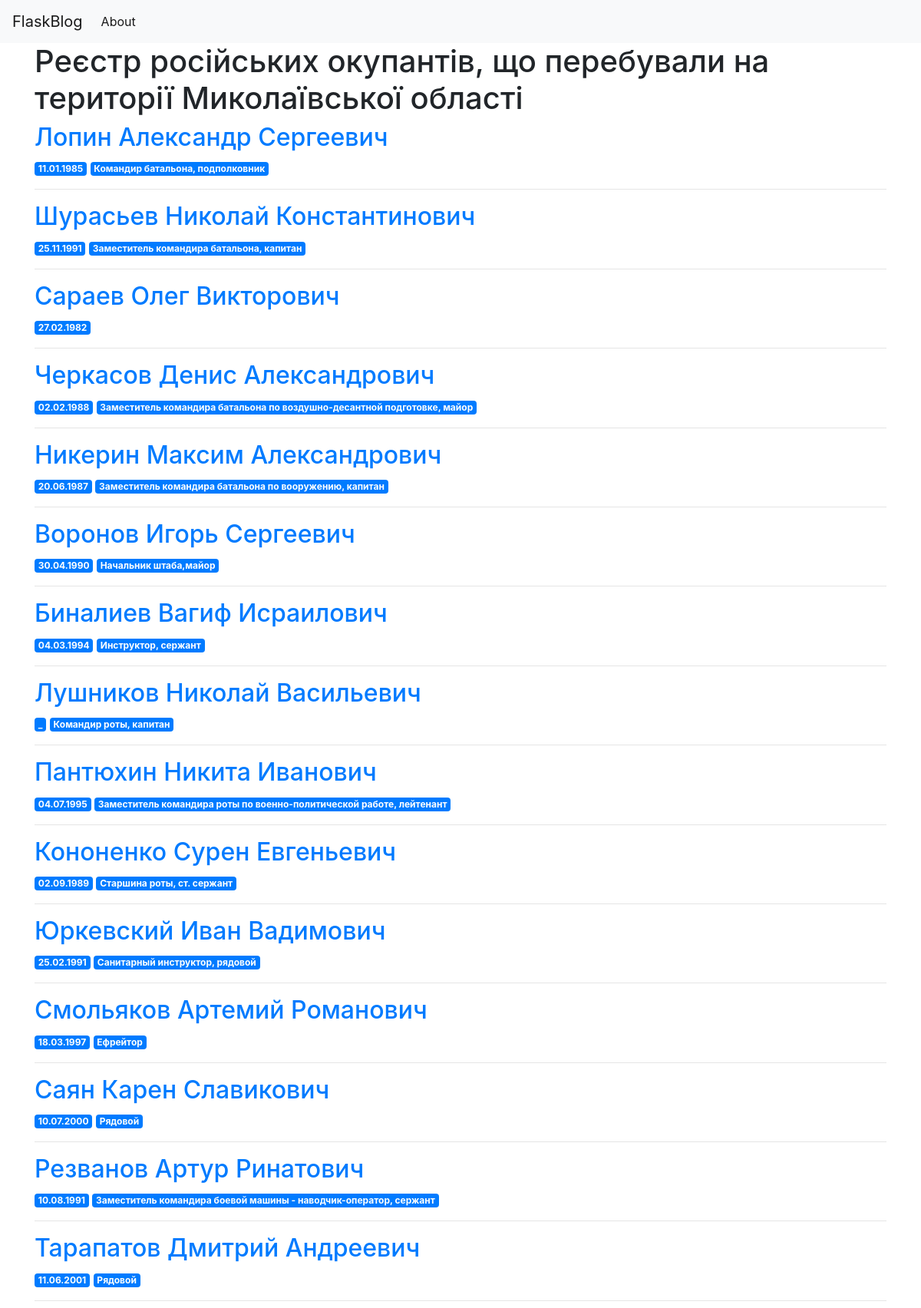
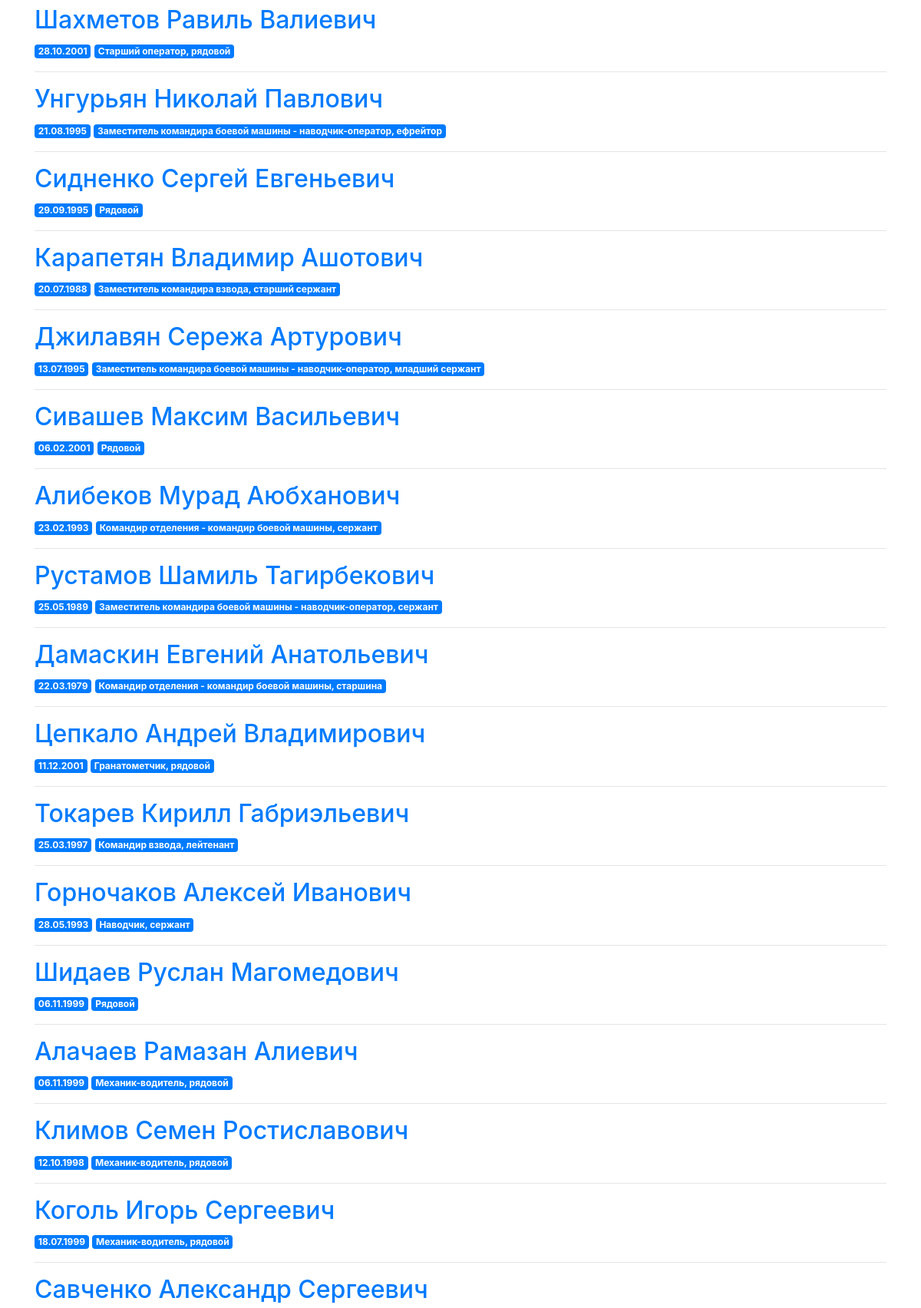
The page / (upper part) on the database its author committed (2 pictures, top to bottom).
### tables this page shows
CREATE TABLE posts (
        id INTEGER PRIMARY KEY AUTOINCREMENT,
        created TIMESTAMP NOT NULL DEFAULT CURRENT_TIMESTAMP,
        FIO TEXT,
        DOB TEXT,
        Position TEXT,
        Unit TEXT,
        Passport TEXT,
        Passport_Issue_Date TEXT,
        Issued_By TEXT,
        Taxpayer_Number TEXT,
        Social_Security_Number TEXT,
        Address TEXT,
        Phone_Number TEXT,
        Social_Media TEXT,
        Email TEXT,
        Status TEXT,
        Verified TEXT,
        Source TEXT,
        Image_File TEXT
    );

### app.py (the view)
@app.route('/')
def index():
    conn = get_db_connection()
    posts = conn.execute('SELECT * FROM posts').fetchall()
    conn.close()
    print(f"Template folder: {app.template_folder}")
    logging.debug(f"Static folder: {app.static_folder}")
    return render_template('index.html', posts=posts)

### app.py (called while the page is built)
def get_db_connection():
    conn = sqlite3.connect(db)
    conn.row_factory = sqlite3.Row
    return conn

### templates/index.html
{% extends 'base.html' %}
{% block content %}
    <h1>{% block title %} Реєстр російських окупантів, що перебували на території Миколаївської області {% endblock %}</h1>
    {% for post in posts %}
        <a href="{{ url_for('post', post_id=post['id'])}}">
            <h2>{{ post['FIO'] }}</h2>
        </a>
        <span class="badge badge-primary">{{ post['DOB'] }}</span>
        <span class="badge badge-primary">{{ post['Position'] }}</span>
        <hr>
    {% endfor %}
{% endblock %}

### rows shown on the page
posts: FIO "Лопин Александр Сергеевич", DOB "11.01.1985", Position "Командир батальона, подполковник"
posts: FIO "Шурасьев Николай Константинович", DOB "25.11.1991", Position "Заместитель командира батальона, капитан"
posts: FIO "Сараев Олег Викторович", DOB "27.02.1982"
posts: FIO "Черкасов Денис Александрович", DOB "02.02.1988", Position "Заместитель командира батальона по воздушно-десантной подготовке, майор"
posts: FIO "Никерин Максим Александрович", DOB "20.06.1987", Position "Заместитель командира батальона по вооружению, капитан"
posts: FIO "Воронов Игорь Сергеевич", DOB "30.04.1990", Position "Начальник штаба,майор"
posts: FIO "Биналиев Вагиф Исраилович", DOB "04.03.1994", Position "Инструктор, сержант"
posts: FIO "Лушников Николай Васильевич", DOB "_", Position "Командир роты, капитан"
posts: FIO "Пантюхин Никита Иванович", DOB "04.07.1995", Position "Заместитель командира роты по военно-политической работе, лейтенант"
posts: FIO "Кононенко Сурен Евгеньевич", DOB "02.09.1989", Position "Старшина роты, ст. сержант"
posts: FIO "Юркевский Иван Вадимович", DOB "25.02.1991", Position "Санитарный инструктор, рядовой"
posts: FIO "Смольяков Артемий Романович", DOB "18.03.1997", Position "Ефрейтор"
posts: FIO "Саян Карен Славикович", DOB "10.07.2000", Position "Рядовой"
posts: FIO "Резванов Артур Ринатович", DOB "10.08.1991", Position "Заместитель командира боевой машины - наводчик-оператор, сержант"
posts: FIO "Тарапатов Дмитрий Андреевич", DOB "11.06.2001", Position "Рядовой"
posts: FIO "Шахметов Равиль Валиевич", DOB "28.10.2001", Position "Старший оператор, рядовой"
posts: FIO "Унгурьян Николай Павлович", DOB "21.08.1995", Position "Заместитель командира боевой машины - наводчик-оператор, ефрейтор"
posts: FIO "Сидненко Сергей Евгеньевич", DOB "29.09.1995", Position "Рядовой"
posts: FIO "Карапетян Владимир Ашотович", DOB "20.07.1988", Position "Заместитель командира взвода, старший сержант"
posts: FIO "Джилавян Сережа Артурович", DOB "13.07.1995", Position "Заместитель командира боевой машины - наводчик-оператор, младший сержант"
posts: FIO "Сивашев Максим Васильевич", DOB "06.02.2001", Position "Рядовой"
posts: FIO "Алибеков Мурад Аюбханович", DOB "23.02.1993", Position "Командир отделения - командир боевой машины, сержант"
posts: FIO "Рустамов Шамиль Тагирбекович", DOB "25.05.1989", Position "Заместитель командира боевой машины - наводчик-оператор, сержант"
posts: FIO "Дамаскин Евгений Анатольевич", DOB "22.03.1979", Position "Командир отделения - командир боевой машины, старшина"
posts: FIO "Цепкало Андрей Владимирович", DOB "11.12.2001", Position "Гранатометчик, рядовой"
posts: FIO "Токарев Кирилл Габриэльевич", DOB "25.03.1997", Position "Командир взвода, лейтенант"
posts: FIO "Горночаков Алексей Иванович", DOB "28.05.1993", Position "Наводчик, сержант"
posts: FIO "Шидаев Руслан Магомедович", DOB "06.11.1999", Position "Рядовой"
posts: FIO "Алачаев Рамазан Алиевич", DOB "06.11.1999", Position "Механик-водитель, рядовой"
posts: FIO "Климов Семен Ростиславович", DOB "12.10.1998", Position "Механик-водитель, рядовой"
posts: FIO "Коголь Игорь Сергеевич", DOB "18.07.1999", Position "Механик-водитель, рядовой"
posts: FIO "Савченко Александр Сергеевич"
